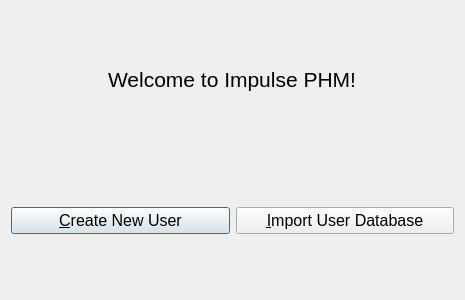
<?xml version="1.0" encoding="UTF-8"?>
<ui version="4.0">
 <class>WelcomeDialog</class>
 <widget class="QDialog" name="WelcomeDialog">
  <property name="geometry">
   <rect>
    <x>0</x>
    <y>0</y>
    <width>465</width>
    <height>300</height>
   </rect>
  </property>
  <layout class="QVBoxLayout" name="verticalLayout">
   <item alignment="Qt::AlignmentFlag::AlignHCenter">
    <widget class="QLabel" name="welcomeLabel">
     <property name="font">
      <font>
       <pointsize>16</pointsize>
      </font>
     </property>
     <property name="text">
      <string>Welcome to Impulse PHM!</string>
     </property>
    </widget>
   </item>
   <item>
    <layout class="QHBoxLayout" name="horizontalLayout">
     <item alignment="Qt::AlignmentFlag::AlignVCenter">
      <widget class="QPushButton" name="newUserButton">
       <property name="font">
        <font>
         <pointsize>12</pointsize>
        </font>
       </property>
       <property name="toolTip">
        <string>&lt;html&gt;&lt;head/&gt;&lt;body&gt;&lt;p&gt;Create a new user so that you can begin managing your personal health information.&lt;/p&gt;&lt;/body&gt;&lt;/html&gt;</string>
       </property>
       <property name="text">
        <string>&amp;Create New User</string>
       </property>
      </widget>
     </item>
     <item alignment="Qt::AlignmentFlag::AlignVCenter">
      <widget class="QPushButton" name="existingUserButton">
       <property name="font">
        <font>
         <pointsize>12</pointsize>
        </font>
       </property>
       <property name="toolTip">
        <string>&lt;html&gt;&lt;head/&gt;&lt;body&gt;&lt;p&gt;&lt;span style=&quot; background-color:transparent;&quot;&gt;Import an existing user database. This will cause a copy of the user database to be created while leaving the original file unchanged.&lt;/span&gt;&lt;/p&gt;&lt;/body&gt;&lt;/html&gt;</string>
       </property>
       <property name="text">
        <string>&amp;Import User Database</string>
       </property>
      </widget>
     </item>
    </layout>
   </item>
  </layout>
 </widget>
 <resources/>
 <connections/>
</ui>
